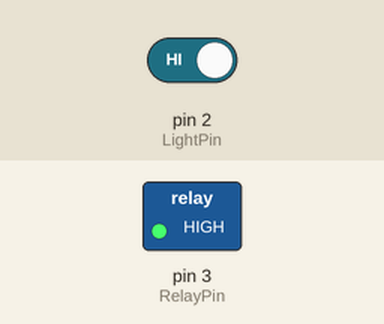
The sketch below on a simulated Arduino Uno, built with avr-gcc and run on an emulated ATmega328P. Parts: switched loads named in the sketch (green lamp = pin HIGH). The inputs (shaded band) are chosen by the test bench; at power-on: pin 2 (LightPin) HIGH. What the sketch prints to the serial monitor is not drawn.

Above: at 1.2 s.
1.3 s: pin 2 (LightPin) driven LOW
At 1.9 s:
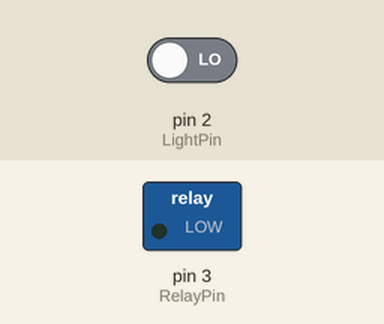
2.8 s: pin 2 (LightPin) driven HIGH
At 3.1 s:
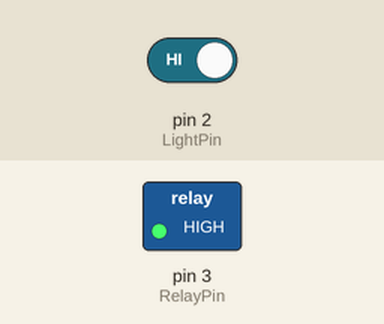
Timing chart, 0 to 5.8 s (numbered marks = the images above; inputs shaded):
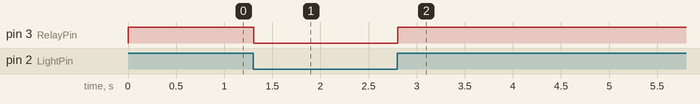

The sketch:

Sensor_Cahaya.ino
```cpp
//Sensor Cahaya
const int RelayPin = 3;
const int LightPin = 2;
int Light = LOW;

void setup()
{
  pinMode(RelayPin, OUTPUT);

  pinMode(LightPin, INPUT);
  Serial.begin(9600);
}

void loop()
{
  Light = digitalRead(LightPin);
  Serial.println(Light);
  if (Light == LOW)
  {
    digitalWrite(RelayPin, LOW);

  }
  else
  {
    digitalWrite(RelayPin, HIGH);

  }
}
```

Measured:
- after the input at 1.3 s, pin 3 (RelayPin): HIGH → LOW at once
- after the input at 2.8 s, pin 3 (RelayPin): LOW → HIGH at once
